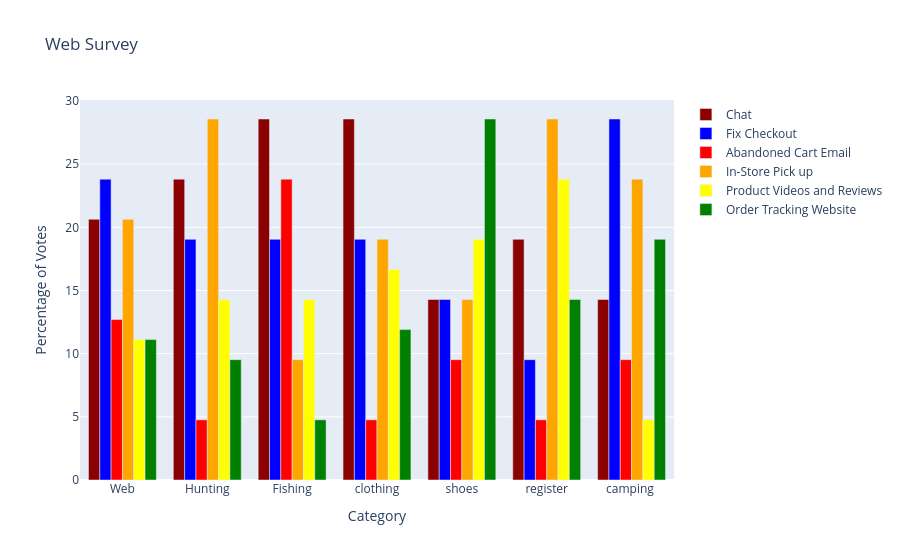

The cell this chart's notebook holds for it:
### Code cell
enable_plotly_in_cell()
# bind the data and the layout together using go.Figure class
myfigure = go.Figure(data = [mydata0, mydata1, mydata2, mydata3, mydata4, mydata5], 
                     layout = mylayout)
myfigure.show()

### Figure 1 — Plotly figure (JSON) as saved in the notebook; plotly's stock layout.template omitted (floating-point values rounded to 4 significant figures)
{"data": [{"marker": {"color": "darkred"}, "x": ["Web", "Hunting", "Fishing", "clothing", "shoes", "register", "camping "], "type": "bar", "name": "Chat", "y": [20.63, 23.81, 28.57, 28.57, 14.29, 19.05, 14.29, 20.95, 21.21]}, {"marker": {"color": "blue"}, "x": ["Web", "Hunting", "Fishing", "clothing", "shoes", "register", "camping "], "type": "bar", "name": "Fix Checkout", "y": [23.81, 19.05, 19.05, 19.05, 14.29, 9.524, 28.57, 13.33, 19.48]}, {"marker": {"color": "red"}, "x": ["Web", "Hunting", "Fishing", "clothing", "shoes", "register", "camping "], "type": "bar", "name": "Abandoned Cart Email", "y": [12.7, 4.762, 23.81, 4.762, 9.524, 4.762, 9.524, 10.48, 9.957]}, {"marker": {"color": "orange"}, "x": ["Web", "Hunting", "Fishing", "clothing", "shoes", "register", "camping "], "type": "bar", "name": "In-Store Pick up", "y": [20.63, 28.57, 9.524, 19.05, 14.29, 28.57, 23.81, 22.86, 19.91]}, {"marker": {"color": "yellow"}, "x": ["Web", "Hunting", "Fishing", "clothing", "shoes", "register", "camping "], "type": "bar", "name": "Product Videos and Reviews", "y": [11.11, 14.29, 14.29, 16.67, 19.05, 23.81, 4.762, 19.05, 14.72]}, {"marker": {"color": "green"}, "x": ["Web", "Hunting", "Fishing", "clothing", "shoes", "register", "camping "], "type": "bar", "name": "Order Tracking Website", "y": [11.11, 9.524, 4.762, 11.9, 28.57, 14.29, 19.05, 13.33, 14.72]}], "layout": {"yaxis": {"title": {"text": "Percentage of Votes"}}, "xaxis": {"title": {"text": "Category"}}, "title": {"text": "Web Survey"}}}
